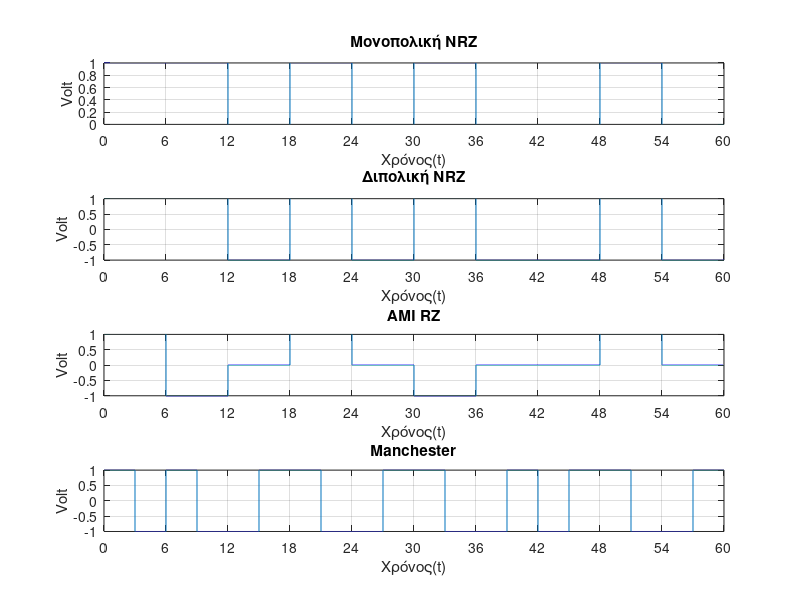

MATLAB code to generate this figure:
% Δυαδική ακολουθία
x = [1 1 0 1 0 1 0 0 1 0];

% Παράμετροι
T = 6;              % Διάρκεια παλμού 
Fs = 1000;          % Ρυθμός δειγματοληψίας
dt = 1/Fs;          % Χρονικό βήμα
t = 0:dt:T-dt;      % Χρονικό διάνυσμα για έναν παλμό
f = 1/T;            % Συχνότητα

% Αρχικοποίηση διανυσμάτων για τα σήματα
unrz = zeros(1,27);
bnrz = zeros(1,27);
amirz = zeros(1,27);
manch = [];
prev = -1;
N = length(t);

% Δημιουργία των σημάτων
for i = 1:length(x)
    t1 = (i-1)*N;
    t2 = i*N;
    if x(i) == 1
        unrz(t1 + 1:t2) = square(2*pi*f*t, 100);
        bnrz(t1 + 1:t2) = square(2*pi*f*t, 100);
        prev = -prev;
        amirz(t1 + 1:t2) = prev * square(2*pi*f*t, 100);
        manch = [manch, square(2*pi*f*t, 50)];
    else
        unrz(t1 + 1:t2) = 0;
        bnrz(t1 + 1:t2) = -square(2*pi*f*t, 100);
        amirz(t1 + 1:t2) = 0;
        manch = [manch, -square(2*pi*f*t, 50)];
    end
end

% Συνολική χρονική διάρκεια
tt = 0:dt:(length(x)*T)-dt;

% Καθορισμός των σημείων στον άξονα για το γράφημα ανα 6 όσο η διάρκεια του παλμού
t_val = 0:T:N;

subplot(4, 1, 1);
plot(tt, unrz);
title('Μονοπολική NRZ');
xlabel('Χρόνος(t)');
ylabel('Volt');
xticks(t_val);
grid on;

subplot(4, 1, 2);
plot(tt, bnrz);
title('Διπολική NRZ');
xlabel('Χρόνος(t)');
ylabel('Volt');
xticks(t_val);
grid on;

subplot(4, 1, 3);
plot(tt, amirz);
title('AMI RZ');
xlabel('Χρόνος(t)');
ylabel('Volt');
xticks(t_val);
grid on;

subplot(4, 1, 4);
plot(tt, manch);
title('Manchester');
xlabel('Χρόνος(t)');
ylabel('Volt');
xticks(t_val);
grid on;
